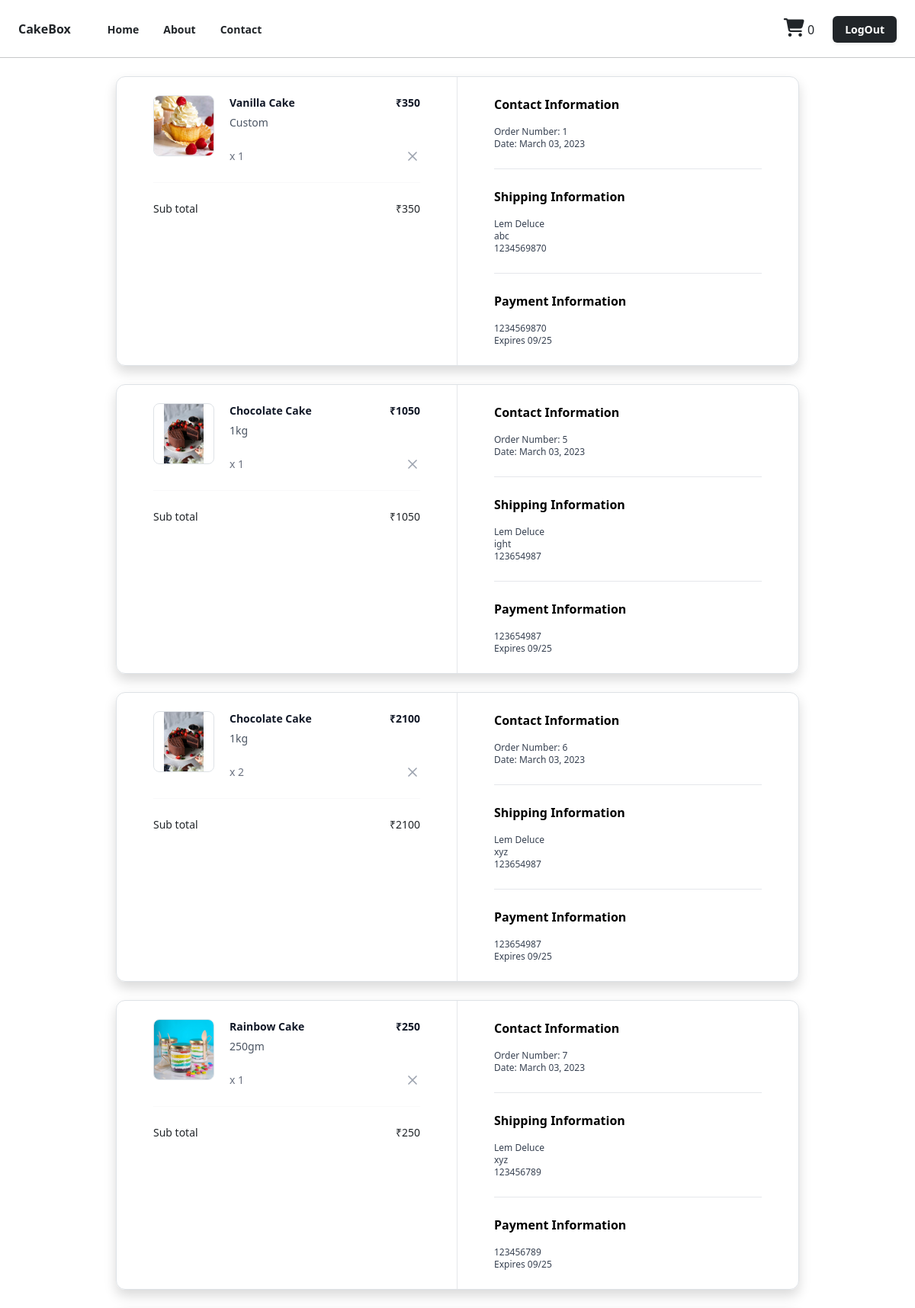
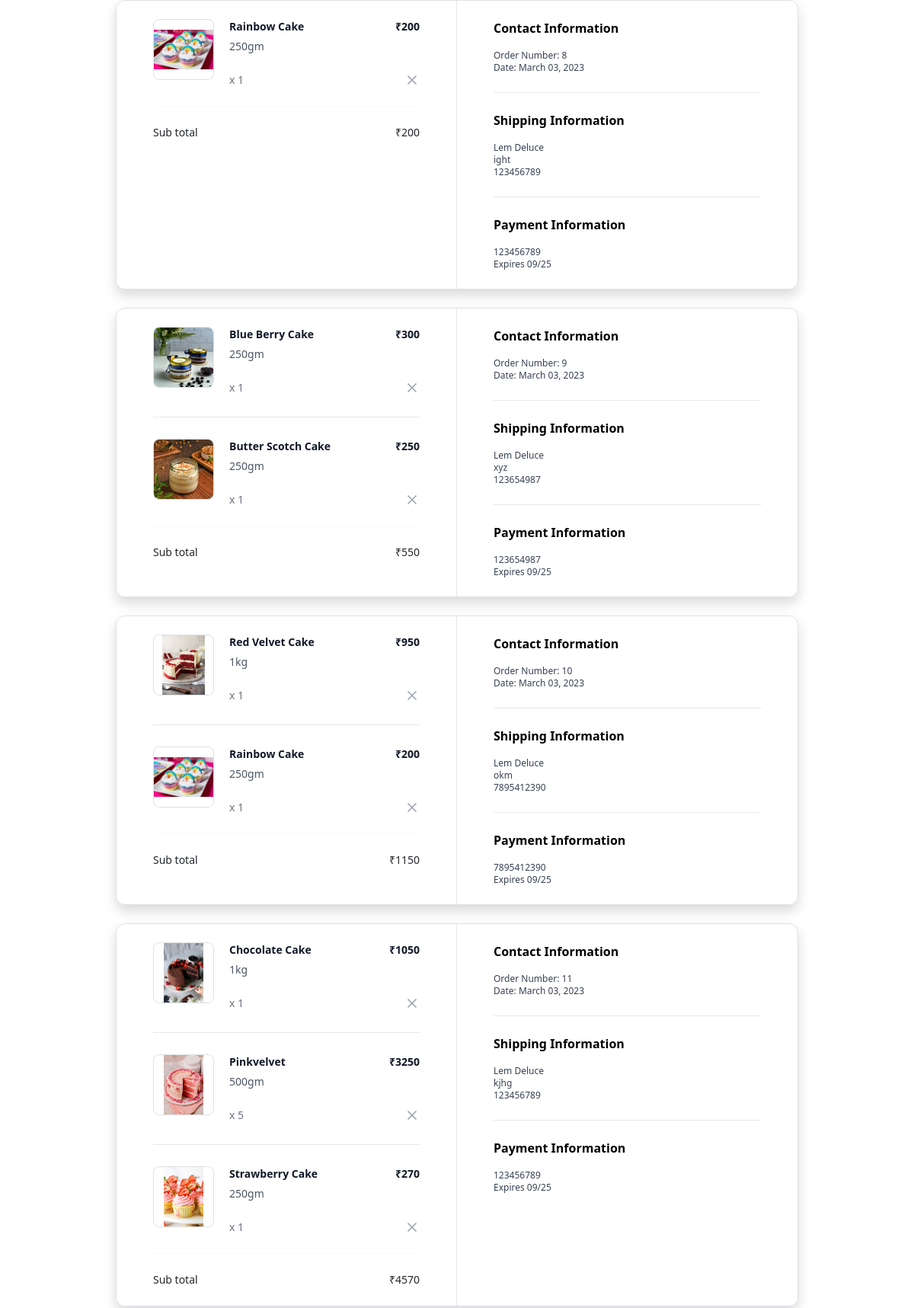
The app's page /orders/summary/ (signed in, upper part) with its own data (2 pictures, top to bottom).
### shop/models.py (models this page shows, shortened)
class OrderItems(models.Model):
    order_object=models.ForeignKey(Order,on_delete=models.CASCADE,related_name="purchaseitems")
    basket_item_object=models.ForeignKey(BasketItem,on_delete=models.CASCADE)

class BasketItem(models.Model):
    cake_varient_object=models.ForeignKey(CakeVarient,on_delete=models.CASCADE,related_name="cakevarient")
    qty=models.PositiveIntegerField(default=1)
    basket_object=models.ForeignKey(Basket,on_delete=models.CASCADE,related_name="cartitem")
    occasion_object=models.ForeignKey(Occasion,on_delete=models.CASCADE,null=True)
    is_order_placed=models.BooleanField(default=False)
    created_date=models.DateTimeField(auto_now_add=True)
    updated_date=models.DateTimeField(auto_now=True)
    is_active=models.BooleanField(default=True)
    @property
    def item_total(self):
        return self.qty*self.cake_varient_object.price

class CakeVarient(models.Model):
    cake_object=models.ForeignKey(Cake,on_delete=models.CASCADE,related_name='cakeitem')
    flavour_object=models.ForeignKey(Flavour,on_delete=models.CASCADE,)
    category_object=models.ForeignKey(Category,on_delete=models.CASCADE,name="cakecategory")
    image=models.ImageField(upload_to="cake_images",default="default.jpg",null=True,blank=True)
    shape_options=(
        ("Round","Round"),
        ("Square","Square"),
        ("Rectangle","Rectangle"),
        ("Heart","Heart"),
        ("Custom","Custom"),
   )
    shape=models.CharField(max_length=150,choices=shape_options,default="custom")
    weight_options=(
        ("250gm","250gm"),
        ("500gm","500gm"),
        ("1kg","1kg"),
        ("2kg","2kg"),
        ("Custom","Custom"),
    )
    weight=models.CharField(max_length=150,choices=weight_options,default="500")
    price=models.PositiveIntegerField()
    created_date=models.DateTimeField(auto_now_add=True)
    updated_date=models.DateTimeField(auto_now=True)
    is_active=models.BooleanField(default=True)

class Cake(models.Model):
    name=models.CharField(max_length=150,unique=True)
    occasion_object=models.ManyToManyField(Occasion)
    created_date=models.DateTimeField(auto_now_add=True)
    updated_date=models.DateTimeField(auto_now=True)
    is_active=models.BooleanField(default=True)

class Order(models.Model):
    user_object=models.ForeignKey(User,on_delete=models.CASCADE,related_name="purchase")
    name=models.CharField(max_length=200,null=True)
    customization=models.CharField(max_length=200,null=True)
    delivery_address=models.CharField(max_length=200)
    phone=models.CharField(max_length=200)
    email=models.CharField(max_length=200)
    is_paid=models.BooleanField(default=False)
    total=models.PositiveIntegerField()
    order_id=models.CharField(max_length=200)
    payment_options=(
        ("cod","cod"),
        ("online","online")
    )
    payment=models.CharField(max_length=200,choices=payment_options,default="cod")
    status_options=(
        ("order-placed","order-placed"),
        ("intransit","intransit"),
        ("dispatched","dispatched"),
        ("delivered","delivered"),
        ("cancelled","cancelled")
    )
    status=models.CharField(max_length=200,choices=status_options,default="order-placed")
    @property
    def get_order_items(self):
        return self.purchaseitems.all()
    @property
    def get_order_total(self):
        purchase_items=self.get_order_items
        order_total=0
        if purchase_items:
            order_total=sum([pi.basket_item_object.item_total for pi in purchase_items])
        return order_total

### shop/views.py (the view)
# urls.py: path('orders/summary/',views.OrderSummaryView.as_view(),name="order-summary"),
class OrderSummaryView(View):
    def get(self,request,*args,**kwargs):
        qs=Order.objects.filter(user_object=request.user).exclude(status="cancelled")
        return render(request,"order_summary.html",{"data":qs})

### shop/context_processors.py (called while the page is built)
def basket_count(request):
    if request.user.is_authenticated:
        count=request.user.cart.cart_item_count
        return {"cart_count":count}
    else:
        return {"cart_count":0}

### shop/models.py (called while the page is built)
    @property
    def cart_items(self):
        return self.cartitem.filter(is_order_placed=False)

    @property
    def cart_item_count(self):
        return self.cart_items.count()

### shop/templates/order_summary.html (shortened to what this page needs)
{%extends 'base.html'%}
{%block main_block%}
{%for o in data%}
{%if o.get_order_items%}
<div class="mx-auto my-4 max-w-4xl md:my-6">
    <div class="overflow-hidden rounded-xl border border-gray-100 shadow">
      <div class="grid grid-cols-1 md:grid-cols-2">
        <div class="px-5 py-6 md:border-r md:border-r-gray-200 md:px-8">
          <div class="flow-root">
            <ul class="-my-7 divide-y divide-gray-200">
              {%for oi in o.get_order_items%}
                <li class="flex items-stretch justify-between space-x-5 py-7">
                <div class="flex flex-1 items-stretch">
                  <div class="flex-shrink-0">
                    <img
                      class="h-20 w-20 rounded-lg border border-gray-200 object-contain"
                      src="{{oi.basket_item_object.cake_varient_object.image.url}}"
                      alt="No image"
                    />
                  </div>
                  <div class="ml-5 flex flex-col justify-between">
                    <div class="flex-1">
                      <p class="text-sm font-bold text-gray-900">
                        {{oi.basket_item_object.cake_varient_object.cake_object.name}}
                      </p>
                      <p class="mt-1.5 text-sm font-medium text-gray-600">
                        {{oi.basket_item_object.cake_varient_object.weight}}
                      </p>
                    </div>
                    <p class="mt-4 text-sm font-medium text-gray-500">x  {{oi.basket_item_object.qty}}</p>
                  </div>
                </div>
                <div class="ml-auto flex flex-col items-end justify-between">
                  <p class="text-right text-sm font-bold text-gray-900">
                    ₹{{oi.basket_item_object.item_total}}
                  </p>
                  <a href="{%url 'order-item-remove' oi.id%}"
                    class="-m-2 inline-flex rounded p-2 text-gray-400 transition-all duration-200 hover:text-gray-900 focus:outline-none focus:ring-2 focus:ring-gray-900 focus:ring-offset-2"
                  >
                    <svg
                      xmlns="http://www.w3.org/2000/svg"
                      width="24"
                      height="24"
                      viewBox="0 0 24 24"
                      fill="none"
                      stroke="currentColor"
                      stroke-width="2"
                      stroke-linecap="round"
                      stroke-linejoin="round"
                      class="h-5 w-5"
                    >
                      <line x1="18" y1="6" x2="6" y2="18"></line>
                      <line x1="6" y1="6" x2="18" y2="18"></line>
                    </svg>
                </a>
                </div>
                </li>
              {%endfor%}
            </ul>
            <hr class="mt-6 border-gray-200" />
            <ul class="mt-6 space-y-3">
              <li class="flex items-center justify-between">
                <p class="text-sm font-medium">Sub total</p>
                <p class="text-sm font-medium">₹{{o.get_order_total}}</p>
              </li>
            </ul>
          </div>
        </div>
        <div class="px-5 py-6 md:px-8">
          <div class="flow-root">
            <div class="-my-6 divide-y divide-gray-200">
              <div class="py-6">
                <h2 class="text-base font-bold text-black">
                  Contact Information
                </h2>
                <p class="fontmedium mt-3 text-xs text-gray-700">
                  Order Number: {{o.id}}
                </p>
                <p class="text-xs font-medium text-gray-700">
                  Date: March 03, 2023
                </p>
              </div>
              <div class="py-6">
                <h2 class="mb-2 text-base font-bold text-black">
                  Shipping Information
                </h2>
                <p class="mt-3 text-xs font-medium text-gray-700">Lem Deluce</p>
                <p class="text-xs font-medium text-gray-700">
                  {{o.delivery_address}}
                </p>
                <p class="text-xs font-medium text-gray-700">{{o.phone}}</p>
              </div>
              <div class="py-6">
                <h2 class="text-base font-bold text-black">
                  Payment Information
                </h2>
                <p class="mt-3 text-xs font-medium text-gray-700">
                  {{o.phone}}
                </p>
                <p class="text-xs font-medium text-gray-700">Expires 09/25</p>
              </div>
            </div>
          </div>
        </div>
      </div>
    </div>
  </div>
{%endif%}
{%endfor%}
{%endblock%}

### records on screen
Order: get_order_total "350", id "1", delivery_address "abc", phone "1234569870"
OrderItems: basket_item_object.cake_varient_object.image (picture), basket_item_object.cake_varient_object.cake_object.name "Vanilla Cake", basket_item_object.cake_varient_object.weight "Custom", basket_item_object.qty "1", basket_item_object.item_total "350"
Order: get_order_total "1050", id "5", delivery_address "ight", phone "123654987"
OrderItems: basket_item_object.cake_varient_object.image (picture), basket_item_object.cake_varient_object.cake_object.name "Chocolate Cake", basket_item_object.cake_varient_object.weight "1kg", basket_item_object.qty "1", basket_item_object.item_total "1050"
Order: get_order_total "2100", id "6", delivery_address "xyz", phone "123654987"
OrderItems: basket_item_object.cake_varient_object.image (picture), basket_item_object.cake_varient_object.cake_object.name "Chocolate Cake", basket_item_object.cake_varient_object.weight "1kg", basket_item_object.qty "2", basket_item_object.item_total "2100"
Order: get_order_total "250", id "7", delivery_address "xyz", phone "123456789"
OrderItems: basket_item_object.cake_varient_object.image (picture), basket_item_object.cake_varient_object.cake_object.name "Rainbow Cake", basket_item_object.cake_varient_object.weight "250gm", basket_item_object.qty "1", basket_item_object.item_total "250"
Order: get_order_total "200", id "8", delivery_address "ight", phone "123456789"
OrderItems: basket_item_object.cake_varient_object.image (picture), basket_item_object.cake_varient_object.cake_object.name "Rainbow Cake", basket_item_object.cake_varient_object.weight "250gm", basket_item_object.qty "1", basket_item_object.item_total "200"
Order: get_order_total "550", id "9", delivery_address "xyz", phone "123654987"
OrderItems: basket_item_object.cake_varient_object.image (picture), basket_item_object.cake_varient_object.cake_object.name "Blue Berry Cake", basket_item_object.cake_varient_object.weight "250gm", basket_item_object.qty "1", basket_item_object.item_total "300"
OrderItems: basket_item_object.cake_varient_object.image (picture), basket_item_object.cake_varient_object.cake_object.name "Butter Scotch Cake", basket_item_object.cake_varient_object.weight "250gm", basket_item_object.qty "1", basket_item_object.item_total "250"
Order: get_order_total "1150", id "10", delivery_address "okm", phone "7895412390"
OrderItems: basket_item_object.cake_varient_object.image (picture), basket_item_object.cake_varient_object.cake_object.name "Red Velvet Cake", basket_item_object.cake_varient_object.weight "1kg", basket_item_object.qty "1", basket_item_object.item_total "950"
OrderItems: basket_item_object.cake_varient_object.image (picture), basket_item_object.cake_varient_object.cake_object.name "Rainbow Cake", basket_item_object.cake_varient_object.weight "250gm", basket_item_object.qty "1", basket_item_object.item_total "200"
Order: get_order_total "4570", id "11", delivery_address "kjhg", phone "123456789"
OrderItems: basket_item_object.cake_varient_object.image (picture), basket_item_object.cake_varient_object.cake_object.name "Chocolate Cake", basket_item_object.cake_varient_object.weight "1kg", basket_item_object.qty "1", basket_item_object.item_total "1050"
OrderItems: basket_item_object.cake_varient_object.image (picture), basket_item_object.cake_varient_object.cake_object.name "Pinkvelvet", basket_item_object.cake_varient_object.weight "500gm", basket_item_object.qty "5", basket_item_object.item_total "3250"
OrderItems: basket_item_object.cake_varient_object.image (picture), basket_item_object.cake_varient_object.cake_object.name "Strawberry Cake", basket_item_object.cake_varient_object.weight "250gm", basket_item_object.qty "1", basket_item_object.item_total "270"

### other values on screen
{{ cart_count }} "0"
